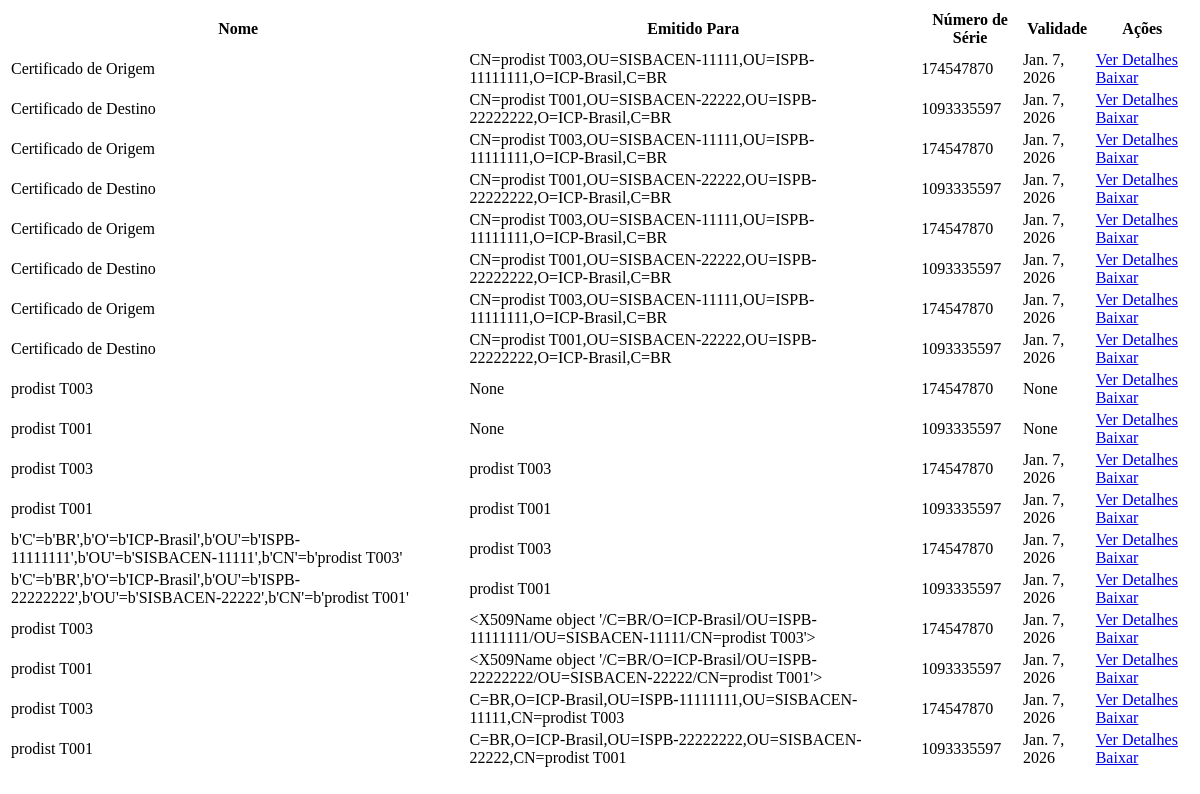
The page /certificados/ on the database as committed earlier.
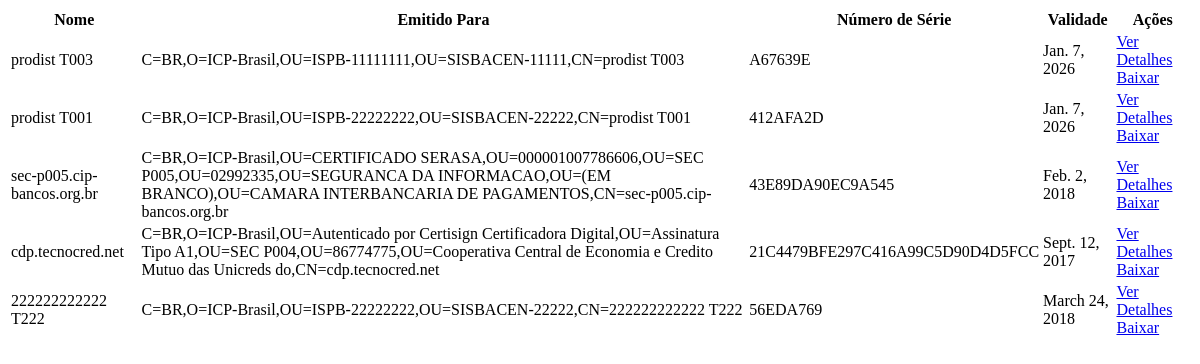
The same page on the database as committed later.
### home/models.py (models this page shows, shortened)
class Certificado(models.Model):
    arquivo = models.FileField(upload_to='certificados/')
    nome = models.CharField(max_length=255)
    emitido_por = models.CharField(max_length=255)
    emitido_para = models.CharField(max_length=255)
    validade_inicio = models.DateField()
    validade_fim = models.DateField()
    numero_serie = models.CharField(max_length=255, unique=True)  # Mantém como texto, mas em formato HEX

### home/views/certificate_views.py (the view)
# urls.py: path("certificados/", views.certificate_views.listar_certificados, name="certificados"), # Rota para lista de certificados
def listar_certificados(request):
    certificados = Certificado.objects.all()
    return render(request, "home/certificados/certificados.html", {"certificados": certificados})

### home/templates/home/certificados/certificados.html (shortened to what this page needs)
<table>
    <thead>
        <tr>
            <th>Nome</th>
            <th>Emitido Para</th>
            <th>Número de Série</th>
            <th>Validade</th>
            <th>Ações</th>
        </tr>
    </thead>
    <tbody>
        {% for certificado in certificados %}
        <tr>
            <td>{{ certificado.nome }}</td>
            <td>{{ certificado.emitido_para }}</td>
            <td>{{ certificado.numero_serie }}</td>
            <td>{{ certificado.validade_fim }}</td>
            <td>
                <a href="{% url 'detalhes_certificado' certificado.id %}">Ver Detalhes</a>
                <a href="{% url 'download_certificado' certificado.pk %}" class="btn btn-primary">Baixar</a>
            </td>
        </tr>
        {% endfor %}
    </tbody>
</table>

Rows that differ between the two databases and show on the page:
removed Certificado: nome "Certificado de Origem", emitido_para "CN=prodist T003,OU=SISBACEN-11111,OU=ISPB-11111111,O=ICP-Brasil,C=BR", numero_serie "174547870", validade_fim "Jan. 7, 2026"
removed Certificado: nome "Certificado de Destino", emitido_para "CN=prodist T001,OU=SISBACEN-22222,OU=ISPB-22222222,O=ICP-Brasil,C=BR", numero_serie "1093335597", validade_fim "Jan. 7, 2026"
removed Certificado: nome "Certificado de Origem", emitido_para "CN=prodist T003,OU=SISBACEN-11111,OU=ISPB-11111111,O=ICP-Brasil,C=BR", numero_serie "174547870", validade_fim "Jan. 7, 2026"
removed Certificado: nome "Certificado de Destino", emitido_para "CN=prodist T001,OU=SISBACEN-22222,OU=ISPB-22222222,O=ICP-Brasil,C=BR", numero_serie "1093335597", validade_fim "Jan. 7, 2026"
removed Certificado: nome "Certificado de Origem", emitido_para "CN=prodist T003,OU=SISBACEN-11111,OU=ISPB-11111111,O=ICP-Brasil,C=BR", numero_serie "174547870", validade_fim "Jan. 7, 2026"
removed Certificado: nome "Certificado de Destino", emitido_para "CN=prodist T001,OU=SISBACEN-22222,OU=ISPB-22222222,O=ICP-Brasil,C=BR", numero_serie "1093335597", validade_fim "Jan. 7, 2026"
removed Certificado: nome "Certificado de Origem", emitido_para "CN=prodist T003,OU=SISBACEN-11111,OU=ISPB-11111111,O=ICP-Brasil,C=BR", numero_serie "174547870", validade_fim "Jan. 7, 2026"
removed Certificado: nome "Certificado de Destino", emitido_para "CN=prodist T001,OU=SISBACEN-22222,OU=ISPB-22222222,O=ICP-Brasil,C=BR", numero_serie "1093335597", validade_fim "Jan. 7, 2026"
removed Certificado: nome "prodist T003", emitido_para "None", numero_serie "174547870", validade_fim "None"
removed Certificado: nome "prodist T001", emitido_para "None", numero_serie "1093335597", validade_fim "None"
removed Certificado: nome "prodist T003", emitido_para "prodist T003", numero_serie "174547870", validade_fim "Jan. 7, 2026"
removed Certificado: nome "prodist T001", emitido_para "prodist T001", numero_serie "1093335597", validade_fim "Jan. 7, 2026"
removed Certificado: nome "b'C'=b'BR',b'O'=b'ICP-Brasil',b'OU'=b'ISPB-11111111',b'OU'=b'SISBACEN-11111',b'CN'=b'prodist T003'", emitido_para "prodist T003", numero_serie "174547870", validade_fim "Jan. 7, 2026"
removed Certificado: nome "b'C'=b'BR',b'O'=b'ICP-Brasil',b'OU'=b'ISPB-22222222',b'OU'=b'SISBACEN-22222',b'CN'=b'prodist T001'", emitido_para "prodist T001", numero_serie "1093335597", validade_fim "Jan. 7, 2026"
removed Certificado: nome "prodist T003", emitido_para "<X509Name object '/C=BR/O=ICP-Brasil/OU=ISPB-11111111/OU=SISBACEN-11111/CN=prodist T003'>", numero_serie "174547870", validade_fim "Jan. 7, 2026"
removed Certificado: nome "prodist T001", emitido_para "<X509Name object '/C=BR/O=ICP-Brasil/OU=ISPB-22222222/OU=SISBACEN-22222/CN=prodist T001'>", numero_serie "1093335597", validade_fim "Jan. 7, 2026"
removed Certificado: nome "prodist T003", emitido_para "C=BR,O=ICP-Brasil,OU=ISPB-11111111,OU=SISBACEN-11111,CN=prodist T003", numero_serie "174547870", validade_fim "Jan. 7, 2026"
removed Certificado: nome "prodist T001", emitido_para "C=BR,O=ICP-Brasil,OU=ISPB-22222222,OU=SISBACEN-22222,CN=prodist T001", numero_serie "1093335597", validade_fim "Jan. 7, 2026"
added Certificado: nome "prodist T003", emitido_para "C=BR,O=ICP-Brasil,OU=ISPB-11111111,OU=SISBACEN-11111,CN=prodist T003", numero_serie "A67639E", validade_fim "Jan. 7, 2026"
added Certificado: nome "prodist T001", emitido_para "C=BR,O=ICP-Brasil,OU=ISPB-22222222,OU=SISBACEN-22222,CN=prodist T001", numero_serie "412AFA2D", validade_fim "Jan. 7, 2026"
added Certificado: nome "sec-p005.cip-bancos.org.br", emitido_para "C=BR,O=ICP-Brasil,OU=CERTIFICADO SERASA,OU=000001007786606,OU=SEC P005,OU=02992335,OU=SEGURANCA DA INFORMACAO,OU=(EM BRANCO),OU=CAMARA INTERBANCARIA DE PAGAMENTOS,CN=sec-p005.cip-bancos.org.br", numero_serie "43E89DA90EC9A545", validade_fim "Feb. 2, 2018"
added Certificado: nome "cdp.tecnocred.net", emitido_para "C=BR,O=ICP-Brasil,OU=Autenticado por Certisign Certificadora Digital,OU=Assinatura Tipo A1,OU=SEC P004,OU=86774775,OU=Cooperativa Central de Economia e Credito Mutuo das Unicreds do,CN=cdp.tecnocred.net", numero_serie "21C4479BFE297C416A99C5D90D4D5FCC", validade_fim "Sept. 12, 2017"
added Certificado: nome "222222222222 T222", emitido_para "C=BR,O=ICP-Brasil,OU=ISPB-22222222,OU=SISBACEN-22222,CN=222222222222 T222", numero_serie "56EDA769", validade_fim "March 24, 2018"
